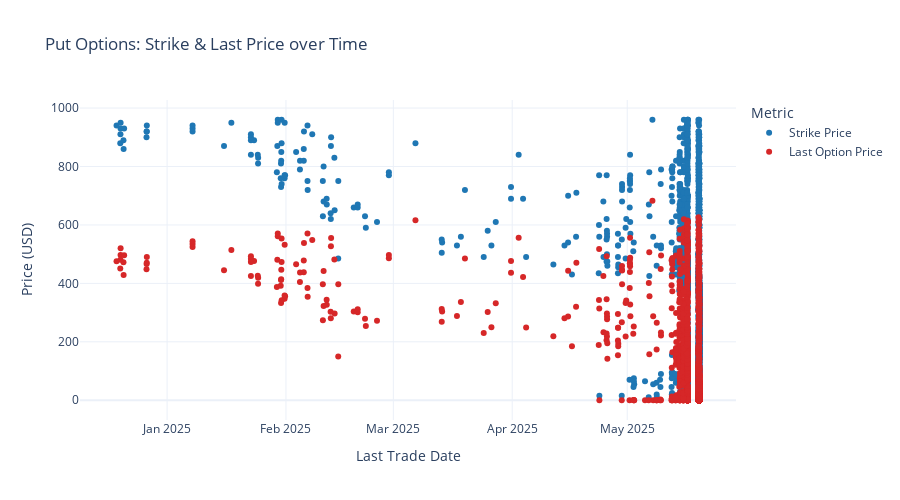

The notebook cell this image was saved under:
### Code cell
fig = go.Figure()

# Strike Price trace (blue)
fig.add_trace(go.Scatter(
    x=opts_data_p['lastTradeDate'],
    y=opts_data_p['strike'],
    mode='markers',
    name='Strike Price',
    marker=dict(color='#1f77b4')
))

# Last Price trace (red)
fig.add_trace(go.Scatter(
    x=opts_data_p['lastTradeDate'],
    y=opts_data_p['lastOptionPrice'],
    mode='markers',
    name='Last Option Price',
    marker=dict(color='#d62728')
))

fig.update_layout(
    title='Put Options: Strike & Last Price over Time',
    xaxis_title='Last Trade Date',
    yaxis_title='Price (USD)',
    template='plotly_white',
    legend_title='Metric',
    height=500
)

fig.show()

### Figure 1 — Plotly figure (JSON) as saved in the notebook; plotly's stock layout.template omitted (floating-point values rounded to 4 significant figures; data arrays with more than 128 entries replaced by an {"elided": "..."} marker saying what was removed)
{"data": [{"marker": {"color": "#1f77b4"}, "mode": "markers", "name": "Strike Price", "type": "scatter", "x": {"elided": "2118 str values"}, "y": {"elided": "2118 float values"}}, {"marker": {"color": "#d62728"}, "mode": "markers", "name": "Last Option Price", "type": "scatter", "x": {"elided": "2118 str values"}, "y": {"elided": "2118 float values"}}], "layout": {"height": 500, "legend": {"title": {"text": "Metric"}}, "title": {"text": "Put Options: Strike & Last Price over Time"}, "xaxis": {"title": {"text": "Last Trade Date"}}, "yaxis": {"title": {"text": "Price (USD)"}}}}
